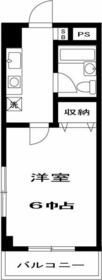
#> input picture machine_learning/semantic_segmentation/dataset/data/105_100291736631_co.jpg, 102 x 280 px, given in place of 1_100029758200_co.jpg, which was not available
$ python create_annotation.py
#> lines starting #> are read from the running program, lines starting #| are printed output that depends on the picture
import json
from pathlib import Path
from PIL import Image
import numpy as np
import cv2

def main():
    data_dir = Path('../dataset/data')
    annotation_path = Path('../dataset/annotation.json')
    save_img_dir = Path('../dataset/annotations/')

    with (annotation_path).open('r') as f:
#> (reads machine_learning/semantic_segmentation/dataset/annotation.json from the repository)
        annotation = json.load(f)

    count = 0
    for anno in annotation:
        if anno['Skipped'] == True:
            continue
        img = np.asarray(Image.open(data_dir / anno['External ID']))
#> img is the input picture: shape (280, 102, 3); min 0, max 255, mean 207.9
        black_img = np.full_like(img, 0)
        anno_list = []
        for dot in anno['Label']['objects'][0]['polygon']:
            anno_list.append([int(dot['x']), int(dot['y'])])
        mask_poly = np.array(anno_list)
        masked_img = cv2.fillPoly(black_img, [mask_poly], (255, 0, 0))
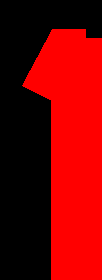
#> black_img: shape (280, 102, 3); mean of channels 0, 1, 2 122, 0, 0; drawn as R, G, B
        if len(masked_img.shape) == 3:
            Image.fromarray(masked_img,mode='RGB').save(save_img_dir / anno['External ID'])
        else:
            count += 1
#> pass 2 of the loop in main, `for anno in annotation:`:
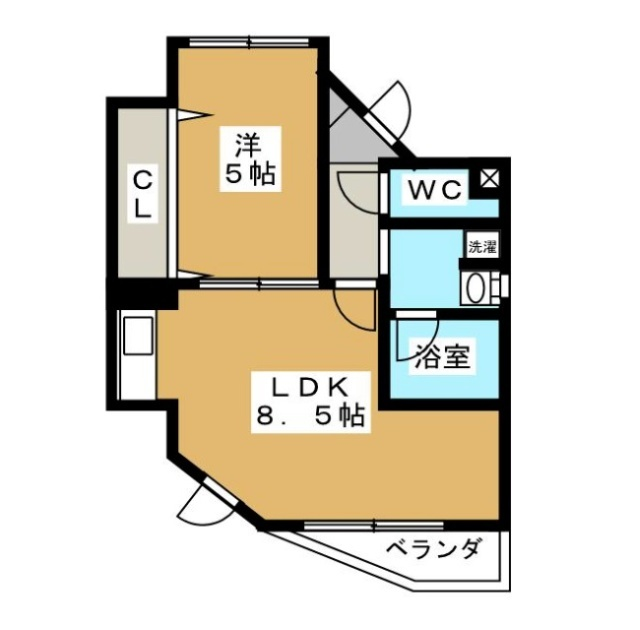
#> input picture machine_learning/semantic_segmentation/dataset/data/119_100294017782_co.jpg, 640 x 630 px, given in place of 1_100290911116_co.jpg, which was not available
#> in main, img is the input picture: shape (630, 640, 3); mean R, G, B 220.5, 214.4, 200.6
#> in main, `masked_img = cv2.fillPoly(black_img, [mask_poly], (255, 0, 0))`:
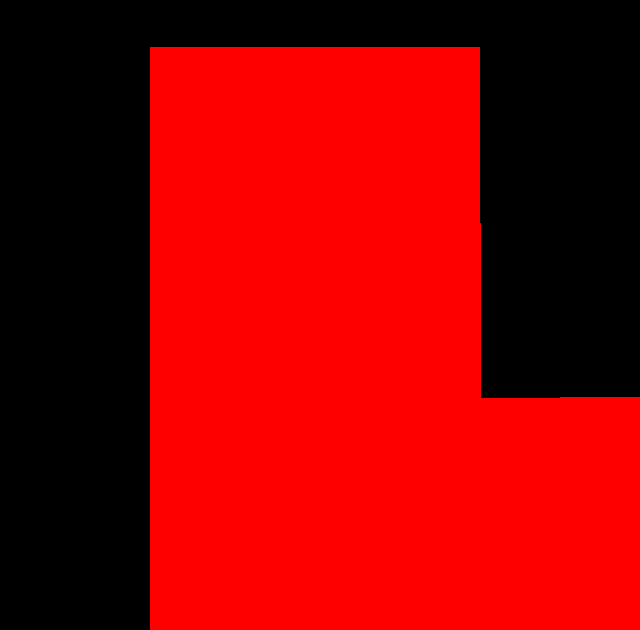
#> black_img: shape (630, 640, 3); mean of channels 0, 1, 2 145.3, 0, 0; drawn as R, G, B
    print(count)


if __name__ == '__main__':
    main()
